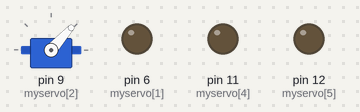
The sketch below on a simulated Arduino Uno, built with avr-gcc and run on an emulated ATmega328P. On the bench: servo, output pins drawn as LEDs (lit = HIGH). Random numbers use the default seed unless the sketch sets one.

Above: at 0.15 s.
At 9.98 s:
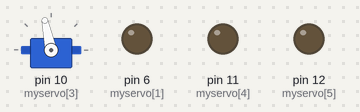
At 19.71 s:
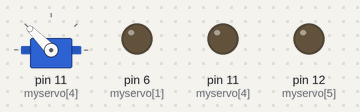
At 39.62 s:
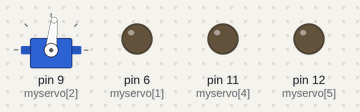
Timing chart, 0 to 40.0 s (numbered marks = the images above):
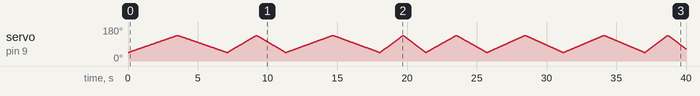

The sketch:

lampProject.ino
```cpp
#include <Servo.h>
Servo servo;

int myservo[] = {
  5, 6, 9, 10, 11, 12
};             // an array of pin numbers to which LEDs are attached
int pinCount = 6; // six servos
int pos = 0;    // variable to store the servo position
int currentPin;
int timer = 100;

void setup() {

  //myservo.attach();  // attaches the servo on pin 9 to the servo object
  for (int thisPin = 0; thisPin < pinCount; thisPin++) {
    pinMode(myservo[thisPin], OUTPUT);

}
}
void loop() {
  currentPin = random(0, 5);
  //currentPin = 4;
  timer = random(15, 40);
  servo.attach(myservo[currentPin]);
  for (pos = 45; pos <= 135; pos += 1) { // goes from 45 degrees to 135 degrees
    // in steps of 1 degree
    servo.write(pos);              // tell servo to go to position in variable 'pos'
    delay(timer);                       // waits 15ms for the servo to reach the position
  }
  for (pos = 135; pos >= 45; pos -= 1) { // goes from 135 degrees to 45 degrees
    servo.write(pos);              // tell servo to go to position in variable 'pos'
    delay(timer);                       // waits 15ms for the servo to reach the position
  }

}
```
